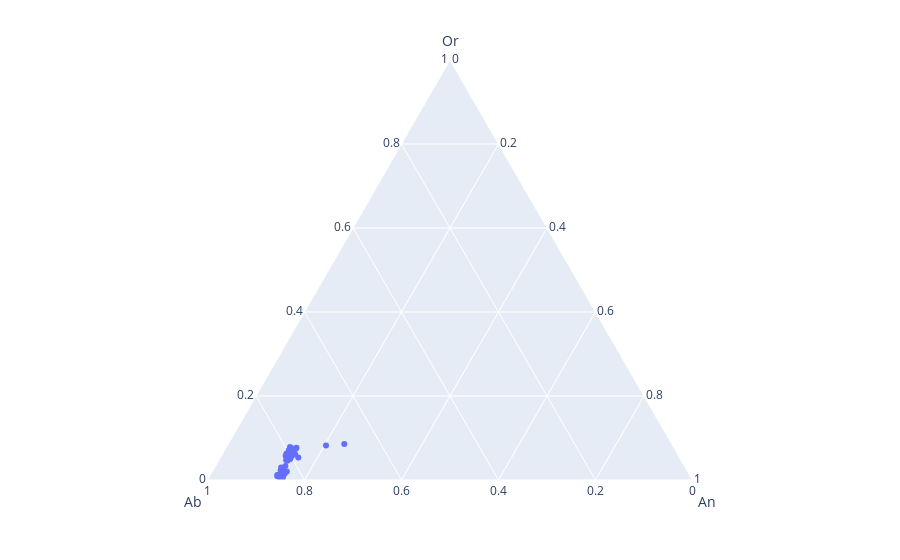

The code cell stored with this chart in its notebook:
### Code cell
Fspar_Class=Han.loc[Han["Fspar_Class"]=="Oligoclase"]
import plotly.express as px
fig = px.scatter_ternary(Fspar_Class, a="Or", b="Ab", c="An")
fig.show()
